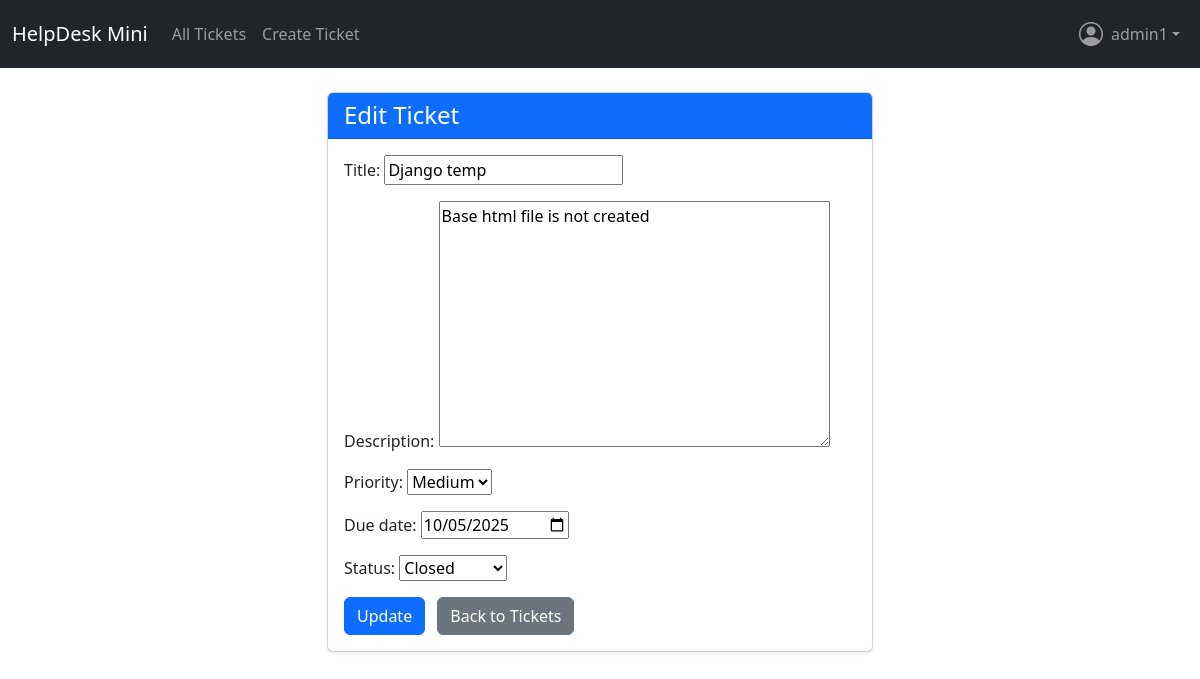
Screenshot of /ticket/1/edit/ (signed in) with the database file from the repository.
### tickets/models.py (models this page shows, shortened)
class Ticket(models.Model):
    PRIORITY_CHOICES = [
        ('Low', 'Low'),
        ('Medium', 'Medium'),
        ('High', 'High'),
        ('Critical', 'Critical'),
    ]
    STATUS_CHOICES = [
    ('Open', 'Open'),
    ('In Progress', 'In Progress'),
    ('Resolved', 'Resolved'),
    ('Closed', 'Closed'),
]
    status = models.CharField(max_length=20, choices=STATUS_CHOICES, default='Open')
    user = models.ForeignKey(User, on_delete=models.CASCADE)
    title = models.CharField(max_length=200)
    description = models.TextField()
    priority = models.CharField(max_length=10, choices=PRIORITY_CHOICES, default='Medium')
    due_date = models.DateField(null=True, blank=True)
    created_at = models.DateTimeField(auto_now_add=True)

### tickets/views.py (the view)
# urls.py: path('ticket/<int:pk>/edit/', views.ticket_edit, name='ticket_edit'),
@login_required
def ticket_edit(request, pk):
    ticket = get_object_or_404(Ticket, pk=pk)
    if not (ticket.user == request.user or request.user.is_staff):
        raise PermissionDenied("You do not have permission to edit this ticket.")
    if request.method == 'POST':
        form = TicketForm(request.POST, instance=ticket)
        if form.is_valid():
            form.save()
            return redirect('ticket_detail', pk=ticket.pk)
    else:
        form = TicketForm(instance=ticket)
    return render(request, 'tickets/ticket_form.html', {'form': form, 'edit_mode': True})

### tickets/forms.py
class TicketForm(forms.ModelForm):
    class Meta:
        model = Ticket
        fields = ['title', 'description', 'priority', 'due_date', 'status']
        widgets = {
            'due_date': DateInput(),
        }

### tickets/templates/tickets/ticket_form.html (shortened to what this page needs)
<!DOCTYPE html>
<html lang="en">
<head>
</head>
<body>
   {% extends "base.html" %}
{% block content %}
<div class="row justify-content-center">
  <div class="col-md-8 col-lg-6">
    <div class="card shadow-sm">
      <div class="card-header bg-primary text-white">
        <h4 class="mb-0">
          {% if edit_mode %}
            Edit Ticket
          {% else %}
            Create Ticket
          {% endif %}
        </h4>
      </div>
      <div class="card-body">
        <form method="post">
          {% for field in form %}
            <div class="mb-3">
              {{ field.label_tag }}
              {{ field }}
            </div>
          {% endfor %}
          <button type="submit" class="btn btn-primary">
            {% if edit_mode %}Update{% else %}Submit{% endif %}
          </button>
          <a href="{% url 'ticket_list' %}" class="btn btn-secondary ms-2">Back to Tickets</a>
        </form>
      </div>
    </div>
  </div>
</div>
{% endblock %}

### tickets/templates/base.html (shortened to what this page needs)
<!DOCTYPE html>
<html>
<head>
    <link href="https://cdn.jsdelivr.net/npm/bootstrap@5.3.3/dist/css/bootstrap.min.css" rel="stylesheet">
    <link rel="stylesheet" href="https://cdn.jsdelivr.net/npm/bootstrap-icons@1.11.3/font/bootstrap-icons.css">
</head>
<body>
    {% if not request.path == '/accounts/login/' %}
    <nav class="navbar navbar-expand-lg navbar-dark bg-dark">
        <div class="container-fluid">
            <a class="navbar-brand" href="{% url 'ticket_list' %}">HelpDesk Mini</a>
            <div class="collapse navbar-collapse" id="navbarNav">
                <ul class="navbar-nav me-auto ">
                    <li class="nav-item">
                        <a class="nav-link" href="{% url 'ticket_list' %}">All Tickets</a>
                    </li>
                    <li class="nav-item">
                        <a class="nav-link" href="{% url 'ticket_create' %}">Create Ticket</a>
                    </li>
                </ul>
                <ul class="navbar-nav ms-auto">
                    {% if user.is_authenticated %}
                    <li class="nav-item dropdown">
                        <a class="nav-link dropdown-toggle d-flex align-items-center" href="#" id="profileDropdown"
                            role="button" data-bs-toggle="dropdown" aria-expanded="false">
                            <i class="bi bi-person-circle" style="font-size: 1.5rem;"></i>
                            <span class="ms-2">{{ user.username }}</span>
                        </a>
                    </li>
                    {% else %}
                    <li class="nav-item">
                        <a class="nav-link" href="{% url 'login' %}?next={{ request.path }}">Login</a>
                    </li>
                    {% endif %}
                </ul>
            </div>
        </div>
    </nav>
    {% endif %}
    <div class="container mt-4">
        {% block content %}{% endblock %}
    </div>
</body>
</html>

### rows the page displays
Ticket: form "Django temp" "Base html file is not created" "Medium" "10/05/2025" "Closed"

### other values shown
{{ user.username }} "admin1"
{{ field.label_tag }} "Title:" "Description:" "Priority:" "Due date:" "Status:"
